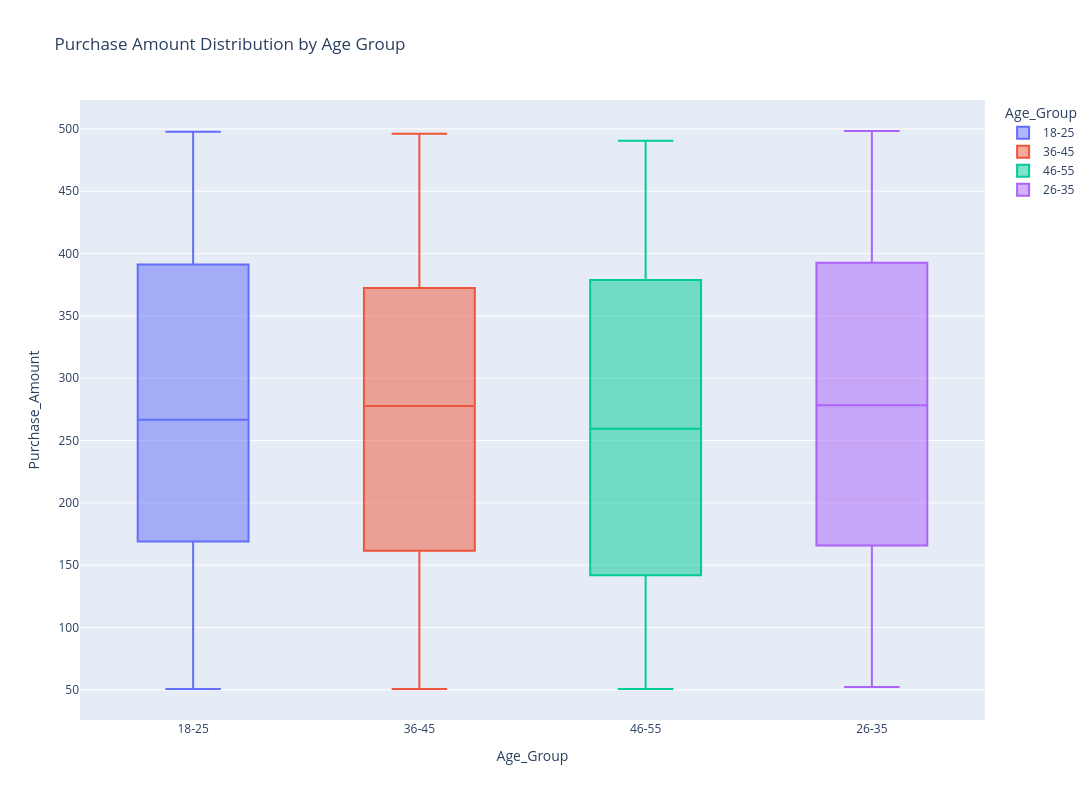

Notebook code for this chart:
### Code cell
# Purchasing amounts per age group 
df_sorted = df.sort_values('Purchase_Amount')
fig = px.box(df_sorted, x='Age_Group', y='Purchase_Amount', color='Age_Group', title='Purchase Amount Distribution by Age Group')
fig.update_layout(width=1300, height=800)
fig.show()

### Figure 1 — Plotly figure (JSON) as saved in the notebook; plotly's stock layout.template omitted (floating-point values rounded to 4 significant figures; data arrays with more than 128 entries replaced by an {"elided": "..."} marker saying what was removed)
{"data": [{"alignmentgroup": "True", "hovertemplate": "Age_Group=%{x}<br>Purchase_Amount=%{y}<extra></extra>", "legendgroup": "18-25", "marker": {"color": "#636efa"}, "name": "18-25", "notched": false, "offsetgroup": "18-25", "orientation": "v", "showlegend": true, "type": "box", "x": {"elided": "212 str values"}, "x0": " ", "xaxis": "x", "y": {"elided": "212 float values"}, "y0": " ", "yaxis": "y"}, {"alignmentgroup": "True", "hovertemplate": "Age_Group=%{x}<br>Purchase_Amount=%{y}<extra></extra>", "legendgroup": "36-45", "marker": {"color": "#EF553B"}, "name": "36-45", "notched": false, "offsetgroup": "36-45", "orientation": "v", "showlegend": true, "type": "box", "x": {"elided": "296 str values"}, "x0": " ", "xaxis": "x", "y": {"elided": "296 float values"}, "y0": " ", "yaxis": "y"}, {"alignmentgroup": "True", "hovertemplate": "Age_Group=%{x}<br>Purchase_Amount=%{y}<extra></extra>", "legendgroup": "46-55", "marker": {"color": "#00cc96"}, "name": "46-55", "notched": false, "offsetgroup": "46-55", "orientation": "v", "showlegend": true, "type": "box", "x": {"elided": "142 str values"}, "x0": " ", "xaxis": "x", "y": {"elided": "142 float values"}, "y0": " ", "yaxis": "y"}, {"alignmentgroup": "True", "hovertemplate": "Age_Group=%{x}<br>Purchase_Amount=%{y}<extra></extra>", "legendgroup": "26-35", "marker": {"color": "#ab63fa"}, "name": "26-35", "notched": false, "offsetgroup": "26-35", "orientation": "v", "showlegend": true, "type": "box", "x": {"elided": "296 str values"}, "x0": " ", "xaxis": "x", "y": {"elided": "296 float values"}, "y0": " ", "yaxis": "y"}], "layout": {"boxmode": "overlay", "height": 800, "legend": {"title": {"text": "Age_Group"}, "tracegroupgap": 0}, "title": {"text": "Purchase Amount Distribution by Age Group"}, "width": 1300, "xaxis": {"anchor": "y", "categoryarray": ["18-25", "36-45", "46-55", "26-35"], "categoryorder": "array", "domain": [0, 1], "title": {"text": "Age_Group"}}, "yaxis": {"anchor": "x", "domain": [0, 1], "title": {"text": "Purchase_Amount"}}}}
